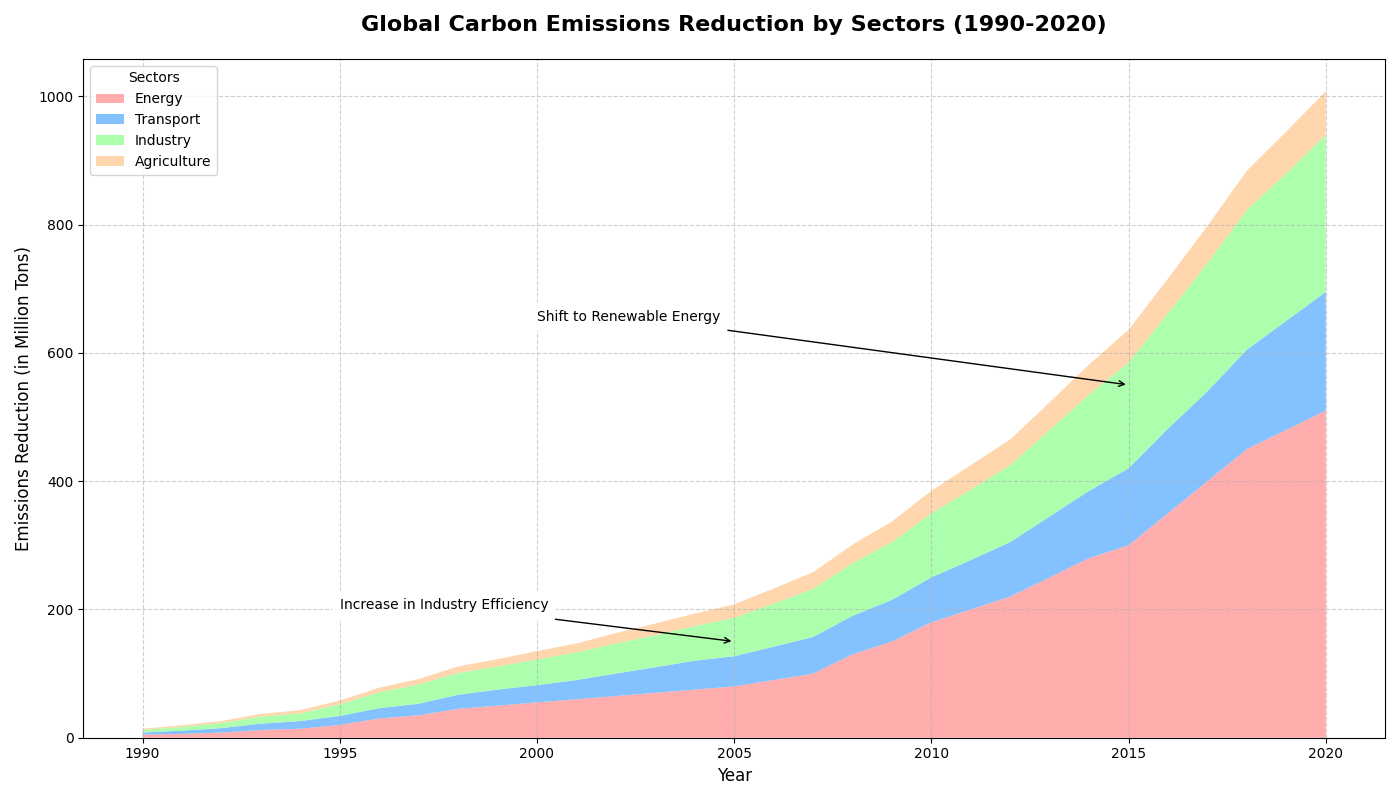

Python code for this plot:
import matplotlib.pyplot as plt
import numpy as np

# Backstory:
# The chart depicts the "Global Carbon Emissions Reduction" from various sectors over a period of time. This information helps in visualizing the efforts and contributions of different sectors toward a greener planet.

# Define years from 1990 to 2020
years = np.arange(1990, 2021)

# Global Carbon Emissions Reductions (in million tons) from different sectors (not generated randomly)
energy = [5, 6, 8, 12, 14, 20, 30, 35, 45, 50, 55, 60, 65, 70, 75, 80, 90, 100, 130, 150, 180, 200, 220, 250, 280, 300, 
          350, 400, 450, 480, 510]

transport = [3, 5, 7, 10, 12, 14, 16, 18, 22, 25, 27, 30, 35, 40, 45, 47, 52, 57, 60, 65, 70, 77, 85, 95, 105, 120, 132, 
             140, 155, 170, 185]

industry = [4, 6, 8, 11, 12, 18, 25, 30, 34, 36, 40, 43, 47, 50, 54, 60, 67, 75, 82, 90, 100, 110, 120, 135, 150, 165,
            180, 200, 218, 230, 245]

agriculture = [2, 2.5, 3, 4, 5, 6, 7, 8.5, 10, 11.5, 13, 14, 16, 18, 19.5, 21, 23.5, 26, 29, 32, 35, 38, 40, 43, 47, 51,
               54, 58, 61, 65, 68]

# Stack data for plotting
data = np.vstack([energy, transport, industry, agriculture])

# Define colors for each sector
colors = ['#ff9999', '#66b3ff', '#99ff99', '#ffcc99']

# Plotting the stacked area chart
fig, ax = plt.subplots(figsize=(14, 8))
ax.stackplot(years, data, labels=['Energy', 'Transport', 'Industry', 'Agriculture'], colors=colors, alpha=0.8)

# Add titles and labels
ax.set_title('Global Carbon Emissions Reduction by Sectors (1990-2020)', fontsize=16, fontweight='bold', pad=20)
ax.set_xlabel('Year', fontsize=12)
ax.set_ylabel('Emissions Reduction (in Million Tons)', fontsize=12)

# Add grid and legend
ax.grid(linestyle='--', alpha=0.6)
ax.legend(loc='upper left', title='Sectors', fontsize=10)

# Annotations for significant milestones or changes
ax.annotate('Increase in Industry Efficiency', xy=(2005, 150), xytext=(1995, 200),
            arrowprops=dict(facecolor='black', arrowstyle='->'),
            fontsize=10, bbox=dict(facecolor='white', edgecolor='white', boxstyle='round,pad=0.5'))

ax.annotate('Shift to Renewable Energy', xy=(2015, 550), xytext=(2000, 650),
            arrowprops=dict(facecolor='black', arrowstyle='->'),
            fontsize=10, bbox=dict(facecolor='white', edgecolor='white', boxstyle='round,pad=0.5'))

# Automatically adjust layout
plt.tight_layout()

# Show the plot
plt.show()
